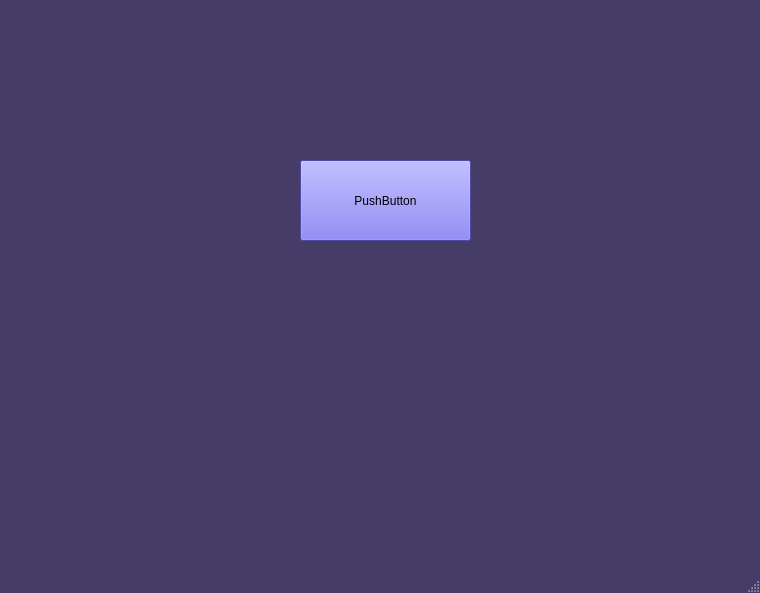
<?xml version="1.0" encoding="UTF-8"?>
<ui version="4.0">
 <class>MainWindow</class>
 <widget class="QMainWindow" name="MainWindow">
  <property name="windowModality">
   <enum>Qt::NonModal</enum>
  </property>
  <property name="enabled">
   <bool>true</bool>
  </property>
  <property name="geometry">
   <rect>
    <x>0</x>
    <y>0</y>
    <width>760</width>
    <height>593</height>
   </rect>
  </property>
  <property name="palette">
   <palette>
    <active>
     <colorrole role="WindowText">
      <brush brushstyle="SolidPattern">
       <color alpha="255">
        <red>0</red>
        <green>0</green>
        <blue>0</blue>
       </color>
      </brush>
     </colorrole>
     <colorrole role="Button">
      <brush brushstyle="SolidPattern">
       <color alpha="255">
        <red>109</red>
        <green>103</green>
        <blue>228</blue>
       </color>
      </brush>
     </colorrole>
     <colorrole role="Light">
      <brush brushstyle="SolidPattern">
       <color alpha="255">
        <red>242</red>
        <green>247</green>
        <blue>161</blue>
       </color>
      </brush>
     </colorrole>
     <colorrole role="Midlight">
      <brush brushstyle="SolidPattern">
       <color alpha="255">
        <red>109</red>
        <green>103</green>
        <blue>228</blue>
       </color>
      </brush>
     </colorrole>
     <colorrole role="Dark">
      <brush brushstyle="SolidPattern">
       <color alpha="255">
        <red>109</red>
        <green>103</green>
        <blue>228</blue>
       </color>
      </brush>
     </colorrole>
     <colorrole role="Mid">
      <brush brushstyle="SolidPattern">
       <color alpha="255">
        <red>109</red>
        <green>103</green>
        <blue>228</blue>
       </color>
      </brush>
     </colorrole>
     <colorrole role="Text">
      <brush brushstyle="SolidPattern">
       <color alpha="255">
        <red>0</red>
        <green>0</green>
        <blue>0</blue>
       </color>
      </brush>
     </colorrole>
     <colorrole role="ButtonText">
      <brush brushstyle="SolidPattern">
       <color alpha="255">
        <red>0</red>
        <green>0</green>
        <blue>0</blue>
       </color>
      </brush>
     </colorrole>
     <colorrole role="Base">
      <brush brushstyle="SolidPattern">
       <color alpha="255">
        <red>69</red>
        <green>60</green>
        <blue>103</blue>
       </color>
      </brush>
     </colorrole>
     <colorrole role="Window">
      <brush brushstyle="SolidPattern">
       <color alpha="255">
        <red>69</red>
        <green>60</green>
        <blue>103</blue>
       </color>
      </brush>
     </colorrole>
     <colorrole role="Highlight">
      <brush brushstyle="SolidPattern">
       <color alpha="255">
        <red>70</red>
        <green>194</green>
        <blue>203</blue>
       </color>
      </brush>
     </colorrole>
     <colorrole role="ToolTipBase">
      <brush brushstyle="SolidPattern">
       <color alpha="255">
        <red>242</red>
        <green>247</green>
        <blue>161</blue>
       </color>
      </brush>
     </colorrole>
     <colorrole role="PlaceholderText">
      <brush brushstyle="SolidPattern">
       <color alpha="128">
        <red>0</red>
        <green>0</green>
        <blue>0</blue>
       </color>
      </brush>
     </colorrole>
    </active>
    <inactive>
     <colorrole role="WindowText">
      <brush brushstyle="SolidPattern">
       <color alpha="255">
        <red>0</red>
        <green>0</green>
        <blue>0</blue>
       </color>
      </brush>
     </colorrole>
     <colorrole role="Button">
      <brush brushstyle="SolidPattern">
       <color alpha="255">
        <red>109</red>
        <green>103</green>
        <blue>228</blue>
       </color>
      </brush>
     </colorrole>
     <colorrole role="Light">
      <brush brushstyle="SolidPattern">
       <color alpha="255">
        <red>242</red>
        <green>247</green>
        <blue>161</blue>
       </color>
      </brush>
     </colorrole>
     <colorrole role="Midlight">
      <brush brushstyle="SolidPattern">
       <color alpha="255">
        <red>109</red>
        <green>103</green>
        <blue>228</blue>
       </color>
      </brush>
     </colorrole>
     <colorrole role="Dark">
      <brush brushstyle="SolidPattern">
       <color alpha="255">
        <red>109</red>
        <green>103</green>
        <blue>228</blue>
       </color>
      </brush>
     </colorrole>
     <colorrole role="Mid">
      <brush brushstyle="SolidPattern">
       <color alpha="255">
        <red>109</red>
        <green>103</green>
        <blue>228</blue>
       </color>
      </brush>
     </colorrole>
     <colorrole role="Text">
      <brush brushstyle="SolidPattern">
       <color alpha="255">
        <red>0</red>
        <green>0</green>
        <blue>0</blue>
       </color>
      </brush>
     </colorrole>
     <colorrole role="ButtonText">
      <brush brushstyle="SolidPattern">
       <color alpha="255">
        <red>0</red>
        <green>0</green>
        <blue>0</blue>
       </color>
      </brush>
     </colorrole>
     <colorrole role="Base">
      <brush brushstyle="SolidPattern">
       <color alpha="255">
        <red>69</red>
        <green>60</green>
        <blue>103</blue>
       </color>
      </brush>
     </colorrole>
     <colorrole role="Window">
      <brush brushstyle="SolidPattern">
       <color alpha="255">
        <red>69</red>
        <green>60</green>
        <blue>103</blue>
       </color>
      </brush>
     </colorrole>
     <colorrole role="Highlight">
      <brush brushstyle="SolidPattern">
       <color alpha="255">
        <red>70</red>
        <green>194</green>
        <blue>203</blue>
       </color>
      </brush>
     </colorrole>
     <colorrole role="ToolTipBase">
      <brush brushstyle="SolidPattern">
       <color alpha="255">
        <red>242</red>
        <green>247</green>
        <blue>161</blue>
       </color>
      </brush>
     </colorrole>
     <colorrole role="PlaceholderText">
      <brush brushstyle="SolidPattern">
       <color alpha="128">
        <red>0</red>
        <green>0</green>
        <blue>0</blue>
       </color>
      </brush>
     </colorrole>
    </inactive>
    <disabled>
     <colorrole role="WindowText">
      <brush brushstyle="SolidPattern">
       <color alpha="255">
        <red>109</red>
        <green>103</green>
        <blue>228</blue>
       </color>
      </brush>
     </colorrole>
     <colorrole role="Button">
      <brush brushstyle="SolidPattern">
       <color alpha="255">
        <red>109</red>
        <green>103</green>
        <blue>228</blue>
       </color>
      </brush>
     </colorrole>
     <colorrole role="Light">
      <brush brushstyle="SolidPattern">
       <color alpha="255">
        <red>242</red>
        <green>247</green>
        <blue>161</blue>
       </color>
      </brush>
     </colorrole>
     <colorrole role="Midlight">
      <brush brushstyle="SolidPattern">
       <color alpha="255">
        <red>109</red>
        <green>103</green>
        <blue>228</blue>
       </color>
      </brush>
     </colorrole>
     <colorrole role="Dark">
      <brush brushstyle="SolidPattern">
       <color alpha="255">
        <red>109</red>
        <green>103</green>
        <blue>228</blue>
       </color>
      </brush>
     </colorrole>
     <colorrole role="Mid">
      <brush brushstyle="SolidPattern">
       <color alpha="255">
        <red>109</red>
        <green>103</green>
        <blue>228</blue>
       </color>
      </brush>
     </colorrole>
     <colorrole role="Text">
      <brush brushstyle="SolidPattern">
       <color alpha="255">
        <red>109</red>
        <green>103</green>
        <blue>228</blue>
       </color>
      </brush>
     </colorrole>
     <colorrole role="ButtonText">
      <brush brushstyle="SolidPattern">
       <color alpha="255">
        <red>109</red>
        <green>103</green>
        <blue>228</blue>
       </color>
      </brush>
     </colorrole>
     <colorrole role="Base">
      <brush brushstyle="SolidPattern">
       <color alpha="255">
        <red>69</red>
        <green>60</green>
        <blue>103</blue>
       </color>
      </brush>
     </colorrole>
     <colorrole role="Window">
      <brush brushstyle="SolidPattern">
       <color alpha="255">
        <red>69</red>
        <green>60</green>
        <blue>103</blue>
       </color>
      </brush>
     </colorrole>
     <colorrole role="Highlight">
      <brush brushstyle="SolidPattern">
       <color alpha="255">
        <red>0</red>
        <green>120</green>
        <blue>215</blue>
       </color>
      </brush>
     </colorrole>
     <colorrole role="ToolTipBase">
      <brush brushstyle="SolidPattern">
       <color alpha="255">
        <red>242</red>
        <green>247</green>
        <blue>161</blue>
       </color>
      </brush>
     </colorrole>
     <colorrole role="PlaceholderText">
      <brush brushstyle="SolidPattern">
       <color alpha="128">
        <red>0</red>
        <green>0</green>
        <blue>0</blue>
       </color>
      </brush>
     </colorrole>
    </disabled>
   </palette>
  </property>
  <property name="mouseTracking">
   <bool>false</bool>
  </property>
  <property name="contextMenuPolicy">
   <enum>Qt::DefaultContextMenu</enum>
  </property>
  <property name="windowTitle">
   <string>MainWindow</string>
  </property>
  <property name="layoutDirection">
   <enum>Qt::LeftToRight</enum>
  </property>
  <property name="autoFillBackground">
   <bool>false</bool>
  </property>
  <property name="styleSheet">
   <string notr="true">QMainWindow{
background: rgb(69, 60, 103)
}</string>
  </property>
  <widget class="QWidget" name="centralwidget">
   <widget class="QPushButton" name="pushButton">
    <property name="geometry">
     <rect>
      <x>300</x>
      <y>160</y>
      <width>171</width>
      <height>81</height>
     </rect>
    </property>
    <property name="styleSheet">
     <string notr="true">QPushButton{
background-color : rgb(109, 103, 228)
}</string>
    </property>
    <property name="text">
     <string>PushButton</string>
    </property>
   </widget>
  </widget>
  <widget class="QStatusBar" name="statusbar"/>
 </widget>
 <resources/>
 <connections/>
</ui>
